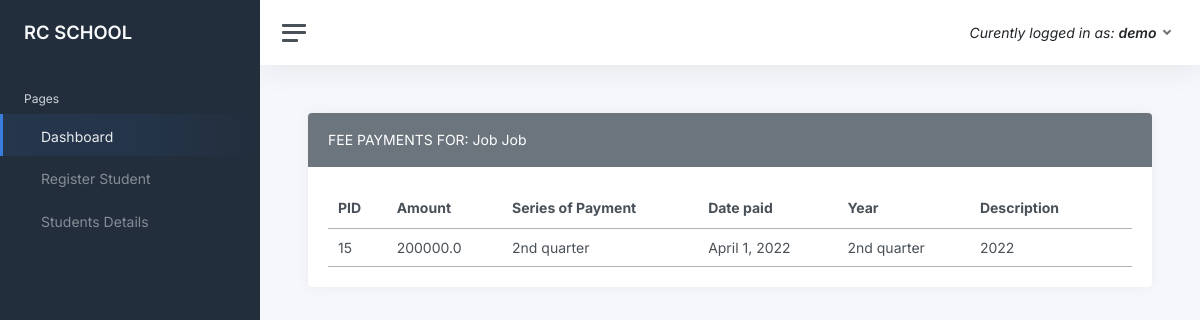
/headmaster/studentfee/4 (signed in), run on the app's committed database.
### users/models.py (models this page shows, shortened)
class User(AbstractUser):
    is_acc= models.BooleanField(max_length=10,default=False)
    is_hm =models.BooleanField(max_length=10,default=False)

### Headmaster/models.py (models this page shows, shortened)
class Student(models.Model):
    First_Name=models.CharField(default="eg Alex",max_length=20)
    Middle_Name=models.CharField(default="James",max_length=20)
    Last_Name=models.CharField(default="Mtaho",max_length=20)
    Parent_Name =models.CharField(default="Alex",max_length=20)
    Parent_Occupation=models.CharField(default="eg.Mkulima",max_length=20)
    parent_Education=models.CharField(default="standard seven",max_length=20)
    ParentAddress=models.CharField(default="Dodoma",max_length=20)
    Birthd_Date=models.DateField()
    Local=models.CharField(default="mtaa",max_length=20)
    Description=models.TextField(default="Description related to a kid",max_length=20)
    Nida_Number=models.CharField(default="7838373388UD",max_length=20)
    Birthd_Certificate=models.CharField(default="8383773738WJJJW",max_length=20)
    phone=models.CharField(default="0786976118",max_length=20)

### Accountant/models.py (models this page shows, shortened)
class StudentFee(models.Model):
    PAYMENTS = [
    ('Payments', (('1st quarter', '1st qurter'),
    ('2nd quarter', '2st qurter'),
    ('3rd quarter', '3rd qurter'),
    ('4th quarter', '4th qurter'),
     )),
    ]
    student =models.ForeignKey(Student,on_delete=models.CASCADE)
    Payments= models.CharField(
        max_length=32,
         choices=PAYMENTS,
          default='available',
        )
    amount=models.FloatField(default=200000.000)
    Cno=models.CharField(max_length=50)
    created_at=models.DateField(auto_now=True, auto_now_add=False)
    year= models.PositiveSmallIntegerField(blank=True, null=True)

### Headmaster/views.py (the view)
# urls.py: path("studentfee/<int:pk>",views.FeeDetailView.as_view(),name="student_fee_detail"),
@method_decorator(login_required, name='dispatch')
class FeeDetailView(TemplateView):
        template_name= "headmaster/feedetails.html"
        def get_context_data(self, **kwargs):
            context = super().get_context_data(**kwargs)
            id = self.kwargs["pk"]
            context["student"]=Student.objects.filter(pk=id)
            context["payments"] = StudentFee.objects.filter(student_id=id)
            return context

### templates/headmaster/feedetails.html (shortened to what this page needs)
{% extends 'headmaster/layout.html'%}
{% block content %}
<link rel="stylesheet" type="text/css" href="https://cdn.datatables.net/1.11.5/css/jquery.dataTables.css">
<div class="row">
    <div class="col-12">
        <div class="card">
            <div class="card-header bg-secondary text-white">
                {%for Student in student%}
             FEE  PAYMENTS FOR:  {{Student.First_Name}} {{Student.Last_Name}}
         {%endfor%}
            </div>
            <div class="card-body">
                <table id="table_id" class="display">
                    <thead>
                        <tr>
                            <th>PID</th>
                            <th>Amount</th>
                            <th>Series of Payment</th>
                            <th>Date paid</th>
                            <th>Year</th>
                            <th>Description</th>
                             <th></th>
                        </tr>
                    </thead>
                    <tbody>
                     {% for payment in payments%}
                        <tr>
                            <td>
                                {{ payment.id}}
                            </td>
                            <td>
                                {{ payment.amount}}
                            </td>
                            <td>
                                {{ payment.Payments}}
                            </td>
                            <td>
                                {{ payment.created_at}}
                            </td>
                             <td>
                                {{ payment.Payments}}
                            </td>
                            <td>
                                {{ payment.year}}
                            </td>
                        </tr>
                        {%endfor%}
                    </tbody>
                </table>
            </div>
        </div>
    </div>
</div>
{% endblock content%}

### templates/headmaster/layout.html (shortened to what this page needs)
<!DOCTYPE html>
<html lang="en">
{% load static %}
<head>
	<link href="{% static '/panel/static/css/app.css' %}" rel="stylesheet">
</head>
<body>
	<div class="wrapper">
		<nav id="sidebar" class="sidebar js-sidebar">
			<div class="sidebar-content js-simplebar">
				<a class="sidebar-brand" href="index.html">
          <span class="align-middle">RC SCHOOL</span>
        </a>
				<ul class="sidebar-nav">
					<li class="sidebar-header">
						Pages
					</li>
					<li class="sidebar-item active">
						<a class="sidebar-link" href="{% url "headmaster_dashbaord" %}">
               <span class="align-middle">Dashboard</span>
            </a>
					</li>
					<li class="sidebar-item">
						<a class="sidebar-link" href="{% url 'newstudentt' %}">
               <span class="align-middle">Register Student</span>
            </a>
					</li>
					<li class="sidebar-item">
						<a class="sidebar-link" href="{% url 'Student_list' %}">
               <span class="align-middle">Students Details</span>
            </a>
					</li>
				</ul>
			</div>
		</nav>
		<div class="main">
			<nav class="navbar navbar-expand navbar-light navbar-bg">
				<a class="sidebar-toggle js-sidebar-toggle">
					<i class="hamburger align-self-center"></i>
				</a>
				<div class="navbar-collapse collapse">
					<ul class="navbar-nav navbar-align">
						<li class="nav-item dropdown">
							<a class="nav-link dropdown-toggle d-none d-sm-inline-block" href="#"
								data-bs-toggle="dropdown">
							 <span class="text-dark"><i>Curently logged in as: <b>{{request.user}}</b></i></span>
							</a>
						</li>
					</ul>
				</div>
			</nav>
	<main class="content">
				<div class="container-fluid p-0">
                      {%block content%}
                      {%endblock content%}
			</main
            </div>
</div>
</body>
</html>

### data on the page
User: user "demo"
Student: First_Name "Job", Last_Name "Job"
StudentFee: id "15", amount "200000.0", Payments "2nd quarter", created_at "April 1, 2022", year "2022"
